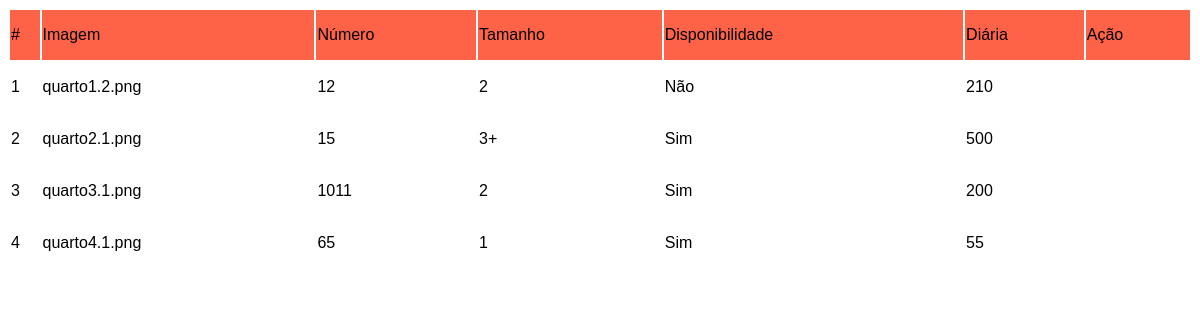
/admin/verquartos.php, run on an earlier commit of the app's database.
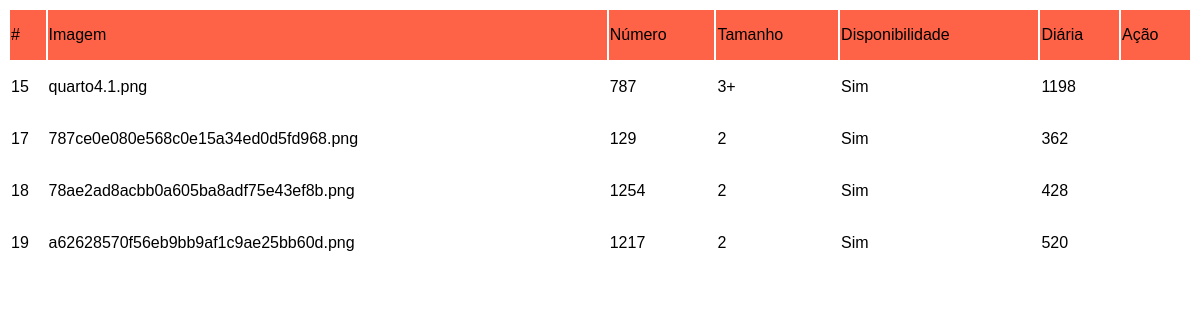
And on a later commit of the database.
### tables this page shows
CREATE TABLE `quarto` (
  `id` int(11) NOT NULL,
  `img` varchar(200) NOT NULL,
  `numero` int(11) NOT NULL,
  `tamanho` enum('1','2','3+') NOT NULL,
  `disponibilidade` enum('y','n') NOT NULL,
  `diaria` varchar(10) NOT NULL,
  `informacoes` varchar(200) NOT NULL,
  `descricao` varchar(200) NOT NULL
);

### admin/DAO/QuartoDAO.php (called while the page is built, shortened)
<?php
class QuartoDAO {
	public function ListaQuartos(){
		$con = new Conexao();
		$stmt = $con->Con();
		$sql = $stmt->prepare("SELECT * FROM quarto");
		$sql->execute();
		return $sql->fetchAll();
	}
}
?>

### admin/verquartos.php (the view, shortened to what this page needs)
<table>
	<thead>
		<tr>
			<td>#</td>
			<td>Imagem</td>
			<td>Número</td>
			<td>Tamanho</td>
			<td>Disponibilidade</td>
			<td>Diária</td>
			<td>Ação</td>
		</tr>
	</thead>
	<tbody>
<?php
	include('DAO/quartoDAO.php');
	$quartoDAO = new QuartoDAO();
	$quarto = $quartoDAO->ListaQuartos();
		for ($i=0; $i < count($quarto); $i++) {
			if ($quarto[$i]['disponibilidade'] == "y") {
				$dispp = "Sim";
			} else {
				$dispp = "Não";
			}
			echo "
			<tr>
				<td>".$quarto[$i]['id']."</td>
				<td>".$quarto[$i]['img']."</td>
				<td>".$quarto[$i]['numero']."</td>
				<td>".$quarto[$i]['tamanho']."</td>
				<td>".$dispp."</td>
				<td>".$quarto[$i]['diaria']."</td>
				<td><center><a href='ver-quarto-view.php?opcao=view&id=".$quarto[$i]['id']."&acao=ver'><i class='fa fa-eye' style='color:rgba(4,93,144,1);'></i></a></center></td>
			</tr>
			";
		}
?>
	</tbody>
</table>

What changed in the data, as far as the page shows it:
removed quarto: id "1", img "quarto1.2.png", numero "12", tamanho "2", disponibilidade "Não", diaria "210"
removed quarto: id "2", img "quarto2.1.png", numero "15", tamanho "3+", disponibilidade "Sim", diaria "500"
removed quarto: id "3", img "quarto3.1.png", numero "1011", tamanho "2", disponibilidade "Sim", diaria "200"
removed quarto: id "4", img "quarto4.1.png", numero "65", tamanho "1", disponibilidade "Sim", diaria "55"
added quarto: id "15", img "quarto4.1.png", numero "787", tamanho "3+", disponibilidade "Sim", diaria "1198"
added quarto: id "17", img "787ce0e080e568c0e15a34ed0d5fd968.png", numero "129", tamanho "2", disponibilidade "Sim", diaria "362"
added quarto: id "18", img "78ae2ad8acbb0a605ba8adf75e43ef8b.png", numero "1254", tamanho "2", disponibilidade "Sim", diaria "428"
added quarto: id "19", img "a62628570f56eb9bb9af1c9ae25bb60d.png", numero "1217", tamanho "2", disponibilidade "Sim", diaria "520"
